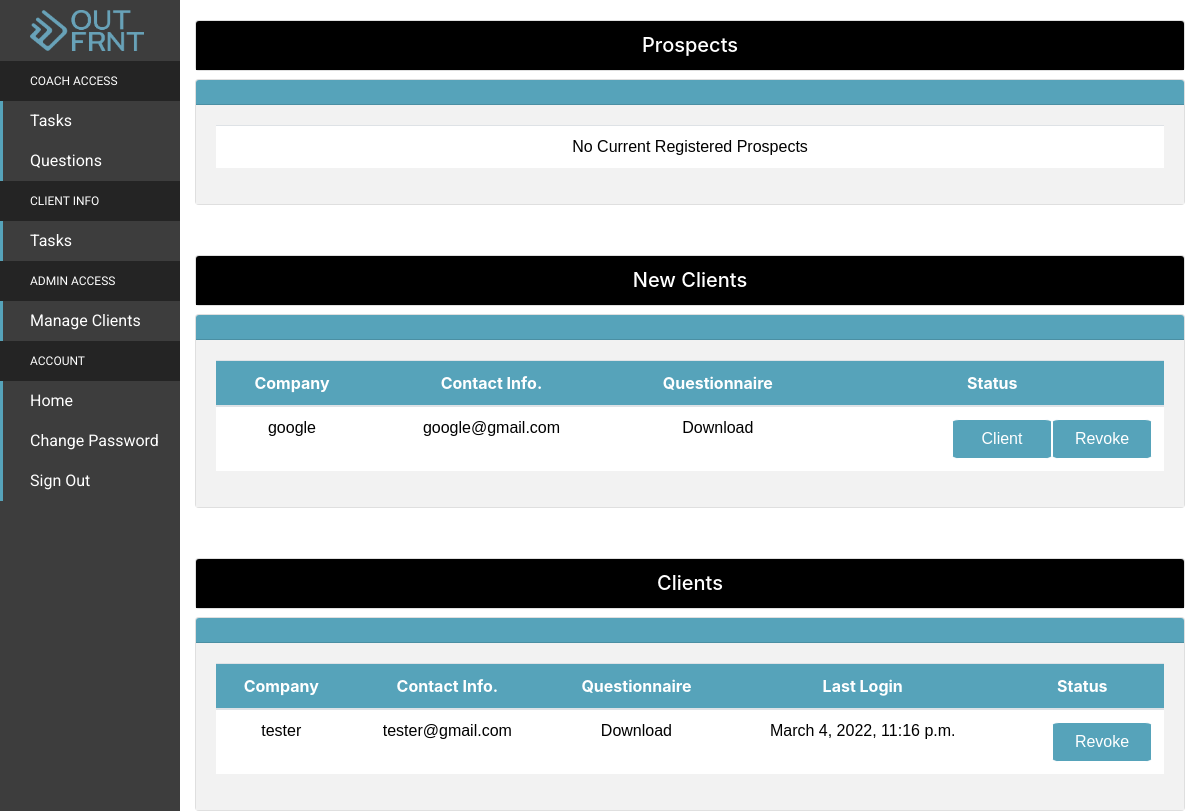
The app's page /client-permissions/ (signed in), older data.
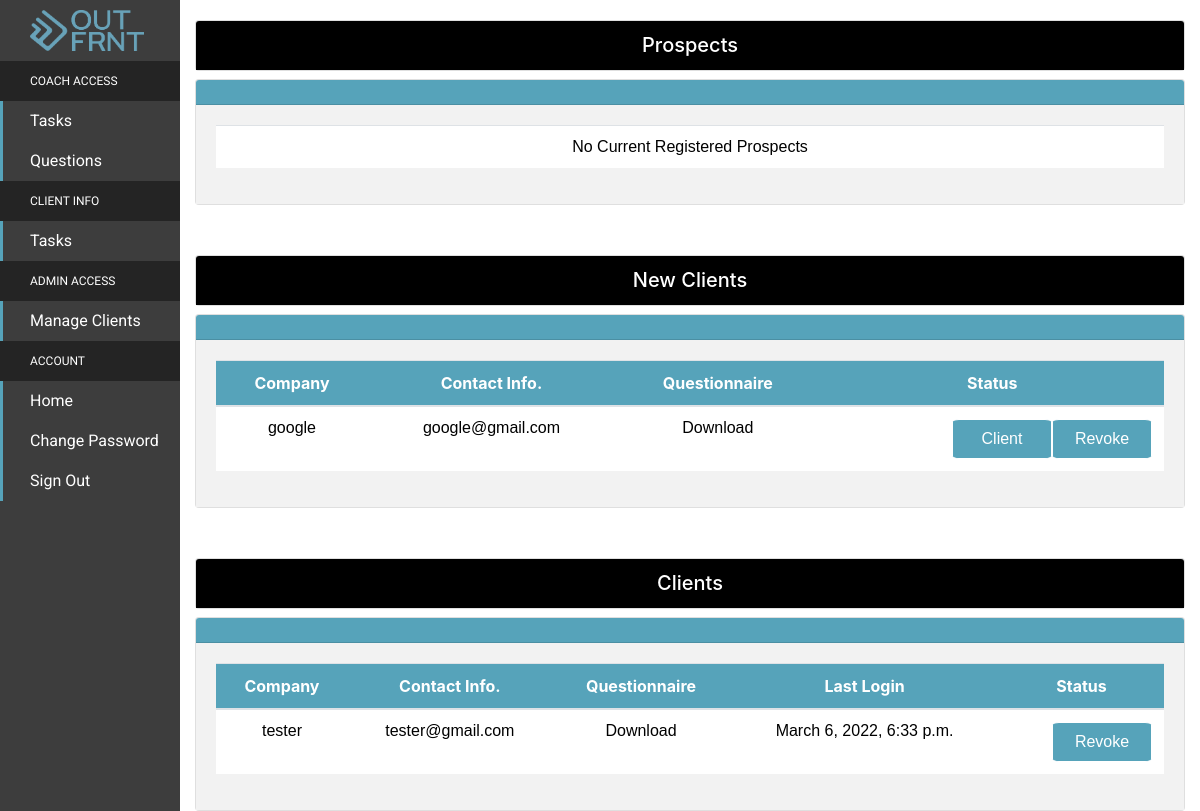
The same page, newer data.
### accounts/models.py (models this page shows, shortened)
class User(AbstractBaseUser, PermissionsMixin):
    email = models.EmailField(verbose_name = ('email'), max_length = 60, unique = True)
    username = models.CharField(max_length = 30, unique = True)
    date_joined = models.DateTimeField(verbose_name = 'date joined', auto_now_add = True)
    last_login = models.DateTimeField(verbose_name = 'last login',auto_now = True)
    is_staff = models.BooleanField(default=False)
    is_admin = models.BooleanField(default = False)
    is_superuser = models.BooleanField(default = False)
    is_coach = models.BooleanField(default = False)
    is_client = models.BooleanField(default = False)
    is_newclient = models.BooleanField(default = False)
    is_prospect = models.BooleanField(default = True)
    objects = UserManager()
    completed_P1 = models.BooleanField(default = False)
    completed_P2 = models.BooleanField(default = False)
    completed_P3 = models.BooleanField(default = False)
    completed_P4 = models.BooleanField(default = False)
    completed_P5 = models.BooleanField(default = False)
    completed_P6 = models.BooleanField(default = False)
    categories_answered = models.IntegerField(default = 0)
    USERNAME_FIELD = 'email'
    REQUIRED_FIELDS = ['username']
    def __str__(self):
       return self.username

### accounts/views.py (the view)
# urls.py: path('client-permissions/',views.manage_clients_status, name = 'manage'),
@login_required(login_url = '/signin/')
def manage_clients_status(request):
    if request.user.is_coach:
        variables = {
            "newclients": User.objects.filter(is_newclient = True),
            "clients": User.objects.filter(is_client = True),
            "prospects": User.objects.filter(is_prospect = True),
        }
        return render(request,'coach/manageusers.html', variables)
    else:
        return home(request)

### templates/coach/manageusers.html (shortened to what this page needs)
{% extends 'coachsidebar.html'%}
{% block content %}
<body>
<div class = "card">
    <h5 class="card-header" > Prospects </h5>
  </div>
<div>
    <div class = "card">
        <h5 class = "card-header" style = "background:#56a3ba" ></h5>
        <div class = "card-body" >
        <p class = "card-text" >
            <table class = "table table-hover">
            <thead>
                {% if not prospects%}
                <td class = "content" style="background:56a3ba"> No Current Registered Prospects </td>
                {% endif %}
            </table>
        </p>
    </div>
</div>
<div class = "card">
    <h5 class="card-header" > New Clients </h5>
  </div>
<div>
    <div class = "card">
        <h5 class = "card-header" style = "background:#56a3ba"></h5>
        <div class = "card-body">
        <p class = "card-text">
            <table class = "table table-hover">
            <thead>
                {% if not newclients %}
                    <td class = "content" style = "background:56a3ba"> No Clients Awaiting Questionnaires </td>
                {% else %}
                <tr>
                    <th class = "row-header" scope = "col" > Company       </th>
                    <th class = "row-header" scope = "col" > Contact Info. </th>
                    <th class = "row-header" scope = "col" > Questionnaire </th>
                    <th class = "row-header" scope = "col" > Status </th>
                </tr>
            </thead>
                <tbody>
                {% for client in newclients %}
                <tr>
                    <td class = "content" > {{client}} </td>
                    <td class = "content" > {{client.email}} </td>
                    <td class = "content" >
                        <a class = "content" href = "{% url 'questionnaire:view-response' client.id %}">
                            Download
                    </td>
                    <td class = "content" >
                    <div class = "status">
                        <a class = "button-link" href = "{% url 'accounts:change-to-client' client.username %}"> Client </a>
                        <a class = "button-link" href = "{% url 'accounts:change-to-propsect' client.username %}"> Revoke </a>
                    </td>
                </tr>
                {% endfor %}
                {% endif %}
                </tbody>
            </table>
        </p>
    </div>
</div>
<div class = "card">
    <h5 class="card-header" >  Clients  </h5>
  </div>
<div>
    <div class = "card">
        <h5 class = "card-header" style = "background:#56a3ba"></h5>
        <div class = "card-body">
        <p class = "card-text">
            <table class = "table table-hover">
            <thead>
                <tr>
                    <th class = "row-header" scope = "col" > Company       </th>
                    <th class = "row-header" scope = "col" > Contact Info. </th>
                    <th class = "row-header" scope = "col" > Questionnaire </th>
                    <th class = "row-header" scope = "col" > Last Login    </th>
                    <th class = "row-header" scope = "col" > Status </th>
                </tr>
            </thead>
                <tbody>
                {% for client in clients %}
                {% if client.is_client %}
                <tr>
                    <td class = "content" > {{client}}            </td>
                    <td class = "content" > {{client.email}}      </td>
                    <td class = "content" >
                        <a class = "content" href = "{% url 'questionnaire:view-response' client.id %}">
                            Download
                    </td>
                    <td class = "content" > {{client.last_login}} </td>
                    <td class = "content" >
                    <div class = "status">
                        <a class = "button-link" href="{% url 'accounts:change-to-new-client' client.username %}"> Revoke </a>
                    </div>
                    </td>
                </tr>
                {% endif %}
                {% endfor %}
                </tbody>
            </table>
        </p>
    </div>
</div>
</body>
{% endblock %}

Row changes from the older to the newer data that the page shows:
changed User "tester": last_login "March 4, 2022, 11:16 p.m." → "March 6, 2022, 6:33 p.m."
